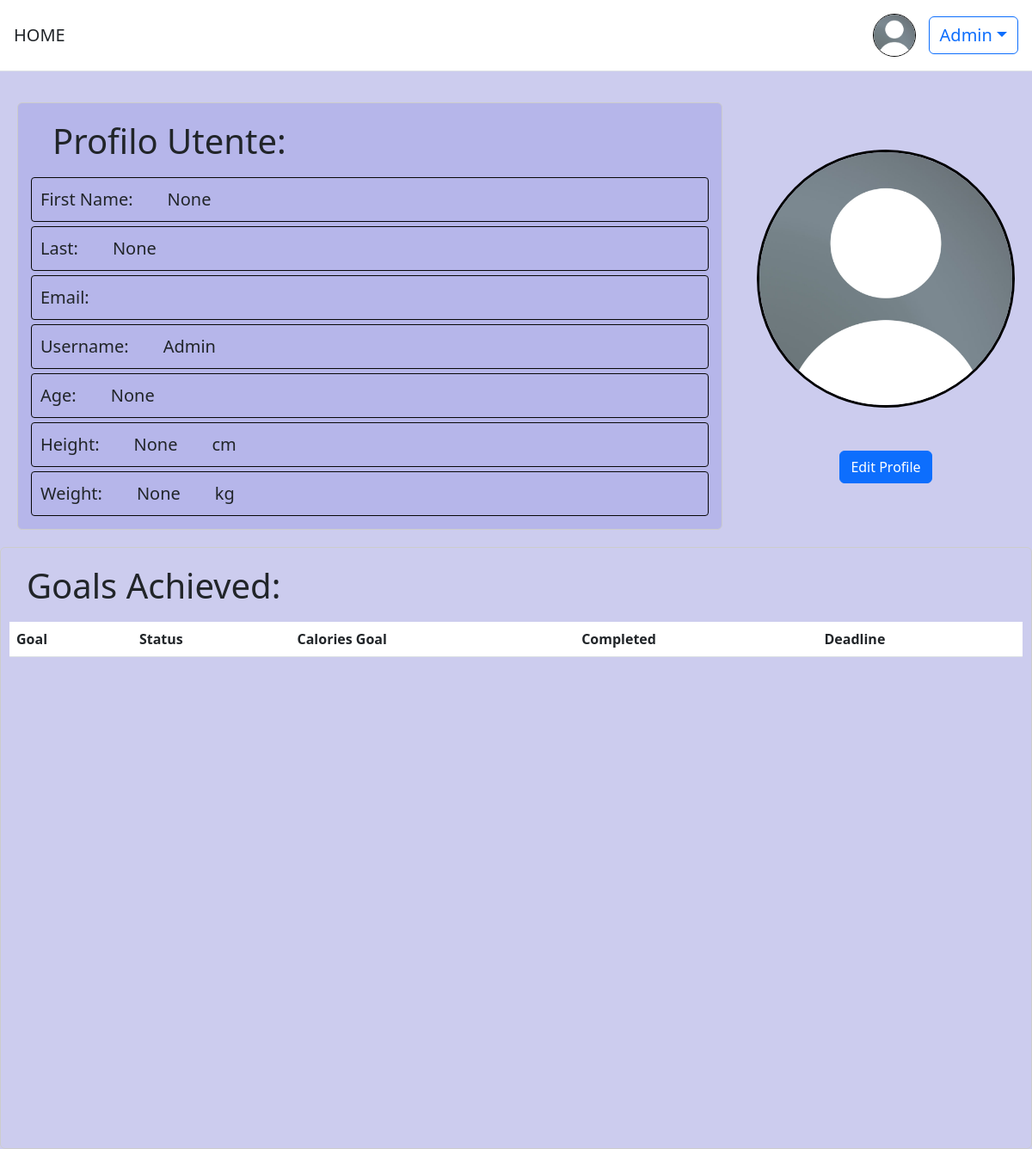
The app's page /users/profile/ (signed in) with its own data.
### users/models.py (models this page shows)
class CustomUser(AbstractUser):
    first_name = models.CharField(max_length=100, null=True, blank=True)
    last_name = models.CharField(max_length=100,null=True, blank=True)
    birth_date = models.DateField(null=True, blank=True)
    age = models.PositiveIntegerField(null=True, blank=True)
    peso = models.PositiveIntegerField(null=True, blank=True)
    altezza = models.PositiveIntegerField(null=True, blank=True)
    profile_pic = models.ImageField(upload_to='profile_pics', null=True, blank=True)

### users/views.py (the view)
# urls.py: path('profile/', profile_view, name='profile'),
@login_required
def profile_view(request):
    goals_completed = GoalModel.objects.filter(utente=request.user, is_completed=True)
    return render(request, 'profile.html', {'goals_completed': goals_completed, 'user': request.user})

### templates/profile.html (shortened to what this page needs)
{% extends 'base.html' %}
{% load static %}
{% load crispy_forms_tags %}
{% block content %}
<div style="background-color:#ccccee;display:flex;flex-direction:column">
<div id="wr" style="display:flex; flex-direction:row">
  <div id="datiprofilo" class="crispy">
    <h1 style="margin-left:20px;padding:10px;">Profilo Utente:</h1>
    <div class="field"><p>First Name:</p><p> {{ user.first_name }}</p></div>
    <div class="field"><p>Last:</p><p> {{ user.last_name }}</p> </div>
    <div class="field"><p>Email:</p><p> {{ user.email }}</p> </div>
    <div class="field"><p>Username:</p> <p> {{ user.username }}</p> </div>
    <div class="field"><p>Age:</p><p> {{ user.age }}</p></div>
    <div class="field"><p>Height:</p><p> {{ user.altezza }}</p><p>cm</p></div>
    <div class="field"><p>Weight:</p><p>{{user.peso}}</p><p>kg</p></div>
  </div>
  <div class="profile-picture-container">
   {% if user.profile_pic %}
    <img class="profile-picture" style="border:3px solid black" src="{{user.profile_pic.url}}">
   {% else %}
      <img class="profile-picture" style="border:3px solid black" src="{% static 'images/user_default.jpeg'%}">
  {% endif %}
      <div class="text-center">
   <a href="{% url 'users:updateprofile' %}" class="btn btn-primary">Edit Profile</a>
  </div>
  </div>
</div>
</div>
<div class="completed_goal table-responsive">
    <h1 style="margin-left:10px;padding:10px;">Goals Achieved:</h1>
    <table class="table table-striped">
        <thead>
        <tr>
            <th>Goal</th>
            <th>Status</th>
            <th>Calories Goal</th>
            <th>Completed</th>
            <th>Deadline</th>
        </tr>
        </thead>
    </table>
</div>
{% endblock content %}

### templates/base.html (shortened to what this page needs)
<!DOCTYPE html>
<html>
{% load static %}
<head>
    <link href="https://cdn.jsdelivr.net/npm/bootstrap@5.2.3/dist/css/bootstrap.min.css" rel="stylesheet"
>
   <link rel="stylesheet" href="https://cdnjs.cloudflare.com/ajax/libs/bootstrap/5.3.0/css/bootstrap.min.css">
</head>
<header class="p-3 mb-3 border-bottom" style="background-color: white">
        <div class="d-flex flex-wrap align-items-center justify-content-center justify-content-lg-start">
            <a class="navbar-brand" href="{% url 'homeview' %}" style="font-size:20px">HOME</a>
            <div class="text-end">
                {% if user.is_authenticated %}
                <div class="dropdown" >
                    {% if user.profile_pic %}
                    <img src="{{ user.profile_pic.url }}" class="rounded-circle" style="width: 50px; height: 50px; margin-right: 10px; border:1px solid black">
                    {% else %}
                    <img  src="{% static 'images/user_default.jpeg' %}" class="rounded-circle" style="width: 50px; height: 50px; margin-right: 10px; border:1px solid black ">
                    {% endif %}
                    <button style="font-size:20px" class="btn btn-outline-primary dropdown-toggle" type="button" id="dropdownMenuButton" data-bs-toggle="dropdown" aria-expanded="false">
                        {{ user.username }}</button>
                </div>
                {% else %}
                <a href="{% url 'users:login' %}" class="btn btn-outline-primary me-2">Log In</a>
                <a href="{% url 'users:signup' %}" class="btn btn-primary">Sign Up</a>
                {% endif %}
            </div>
        </div>
    </header>
<body style="background-color:#ccccee">
    <main >
        {% block content %}
        {% endblock %}
    </main>
</body>
</html>

### templates/profile.html (style rules this page uses)
header { width: 100%; padding: 20px; border-bottom: 2px solid #ccc; }
#datiprofilo { margin:20px; padding: 10px; width: 100%; border-radius: 6px; border: 1px solid #ccc; background-color: #b6b6ea; }
p { margin: 10px; }
.field { display: flex; justify-content: start; gap: 20px; margin: 5px; border: 1px solid #070707; border-radius: 4px; font-size: 20px; }
.profile-picture { width: 300px; height: 300px; border-radius: 50%; object-fit: cover; }
.profile-picture-container { padding: 20px; display: flex; justify-content: center; align-items: center; flex-direction: column; gap: 50px; }
.completed_goal { padding: 10px; width: 100%; height: 700px; border-radius: 6px; border: 1px solid #ccc; }

### records on screen
CustomUser: username "Admin", first_name "None", last_name "None", age "None", altezza "None", peso "None"
